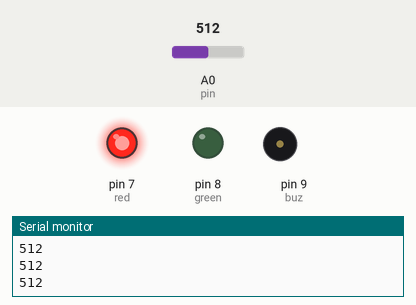
This sketch was run on a simulated Arduino Uno, built with avr-gcc and run on an emulated ATmega328P. Shown: output pins drawn as LEDs (lit = HIGH), buzzer (waves = sounding, pin HIGH), the last lines printed to the serial monitor. The test bench sets the inputs (shaded band); at power-on: A0 (pin) = 512.

Above: at 1.2 s.
1.3 s: A0 (pin) set to 309
2.8 s: A0 (pin) set to 291
At 3.9 s:
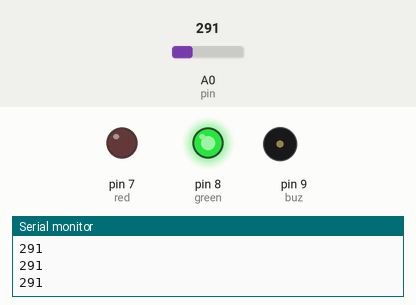
4.8 s: A0 (pin) set to 306
At 5.2 s:
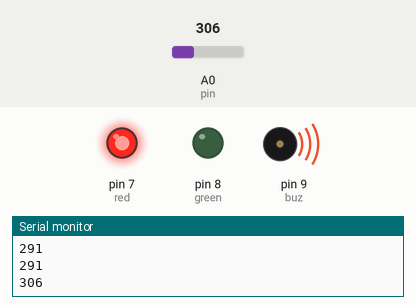
6.8 s: A0 (pin) set to 290
At 7.2 s:
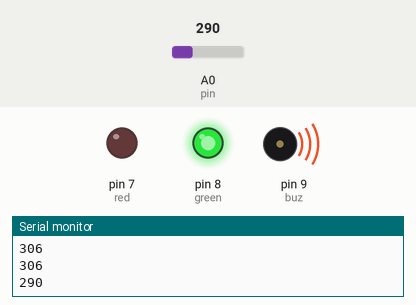
8.8 s: A0 (pin) set to 310
At 9.6 s:
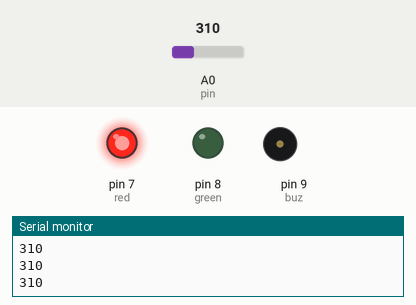
Timing chart, 0 to 11.8 s (numbered marks = the images above; inputs shaded):
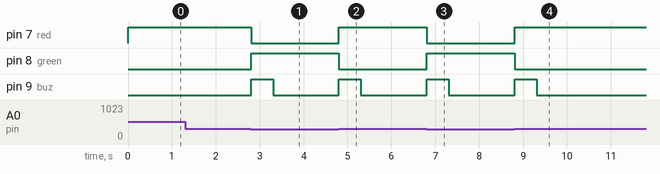

The sketch:

10_READ_VOL_PHOTOSENSOR.ino
```cpp
int pin = A0;
int red = 7;
int green = 8;
int buz = 9;
int vol;
int flag = 1;
void setup() {
  // put your setup code here, to run once:

  Serial.begin(9600);
  pinMode(red , OUTPUT);
  pinMode(green , OUTPUT);
  pinMode(buz , OUTPUT);
  pinMode(pin, INPUT);
}

void loop() {
  // put your main code here, to run repeatedly:

  vol = analogRead(pin);
  Serial.println(vol);
  if( vol  > 300 ){
    digitalWrite(red , HIGH);
    digitalWrite(green , LOW);
    if (flag ==2 ){
      digitalWrite(buz, HIGH);
      delay(500);
      digitalWrite(buz, LOW);
      flag = 1;
    }
  }else{
    digitalWrite(red, LOW);
    digitalWrite(green, HIGH);
    if (flag == 1 ){
      digitalWrite(buz, HIGH);
      delay(500);
      digitalWrite(buz, LOW);
      flag = 2;
    }
  }
}
```

Measured:
- the behaviour switches between 301 and 300 on A0 (pin) (found by bisection; images 0 and 1)
- after the input at 2.8 s, pin 7 (red): HIGH → LOW at once; pin 8 (green): LOW → HIGH at once; pin 9 (buz): LOW → HIGH at once, → LOW 0.50 s later
- after the input at 4.8 s, pin 7 (red): LOW → HIGH at once; pin 8 (green): HIGH → LOW at once; pin 9 (buz): LOW → HIGH at once, → LOW 0.50 s later
- after the input at 6.8 s, pin 7 (red): HIGH → LOW at once; pin 8 (green): LOW → HIGH at once; pin 9 (buz): LOW → HIGH at once, → LOW 0.50 s later
- after the input at 8.8 s, pin 7 (red): LOW → HIGH at once; pin 8 (green): HIGH → LOW at once; pin 9 (buz): LOW → HIGH at once, → LOW 0.50 s later
